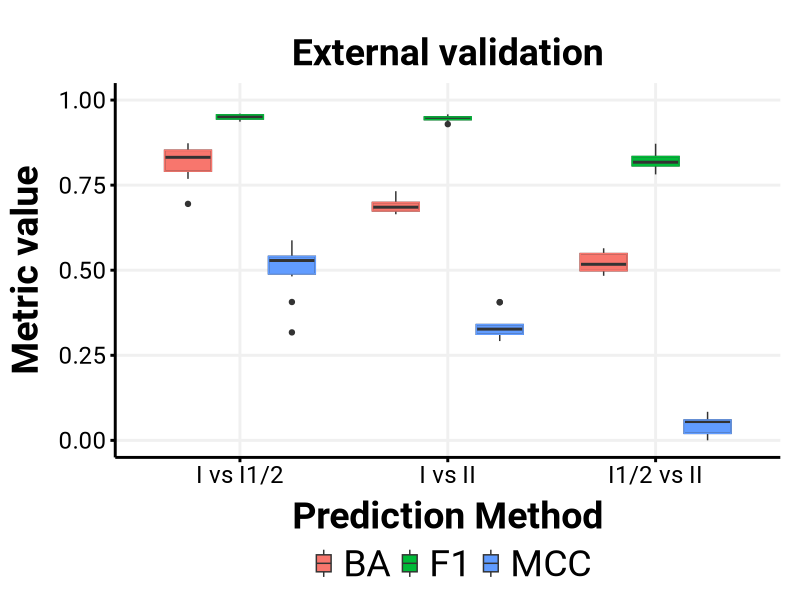

Generate this figure with R:
library(ggplot2)
library(gridExtra)
library(reshape2)

r=read.table("abbvie_stats_I_II_50.csv",header=TRUE,sep="\t")
r2=read.table("abbvie_stats_I_1_2_II_50.csv",h=T,sep="\t")
r3=read.table("abbvie_stats_I_I_1_2_50.csv",h=T,sep="\t")
data=rbind(r,r2)
data=rbind(data,r3)
#meandata=apply(r,2,mean)
#sddata=apply(r,2,sd)
#data=melt(meandata, id.vars='name')

theme_Publication <- function(base_size=14, base_family="Roboto") {
      library(grid)
      library(ggthemes)
      (theme_foundation(base_size=base_size, base_family=base_family)
       + theme(plot.title = element_text(face = "bold",
                                         size = rel(5.2), hjust = 0.5),
              line= element_line(size=rel(1)),
               text = element_text(size = rel(5.2)),
               panel.background = element_rect(colour = NA),
               plot.background = element_rect(colour = NA),
               panel.border = element_rect(colour = NA),
               axis.title = element_text(face = "bold",size = rel(1.0)),
               axis.title.y = element_text(angle=90,vjust =2),
               axis.title.x = element_text(vjust = -0.2),
               axis.text = element_text(), 
               axis.line = element_line(colour="black"),
               axis.ticks = element_line(),
               panel.grid.major = element_line(colour="#f0f0f0"),
               panel.grid.minor = element_blank(),
               legend.key = element_rect(colour = NA),
               legend.position = "bottom",
               legend.direction = "horizontal",
               legend.key.size= unit(0.5, "cm"),
               legend.margin = unit(0, "cm"),
               legend.title = element_text(face="italic"),
               legend.text = element_text(size = rel(5.2)),
               plot.margin=unit(c(10,5,5,5),"mm"),
               strip.background=element_rect(colour="#f0f0f0",fill="#f0f0f0"),
               strip.text = element_text(face="bold")
          ))
      
}


scale_fill_Publication <- function(...){
      library(scales)
      discrete_scale("fill","Publication",manual_pal(values = c("#386cb0","#fdb462","#7fc97f","#ef3b2c","#662506","#a6cee3","#fb9a99","#984ea3","#ffff33")), ...)

}

scale_colour_Publication <- function(...){
      library(scales)
      discrete_scale("colour","Publication",manual_pal(values = c("#386cb0","#fdb462","#7fc97f","#ef3b2c","#662506","#a6cee3","#fb9a99","#984ea3","#ffff33")), ...)

}

#data.m <- melt(data, id.vars='Dataset')
#print(data.m)
# p=ggplot(data.m,aes(Dataset,value,fill = variable)) +
#   geom_boxplot() +
#   labs(y = "Metric value",
#         x = "Prediction Method",colour="",fill="",title="External validation") + 
#         scale_colour_Publication() +
#         theme_Publication() + 
#         ylim(0.0,1.0)



data.m <- melt(data, id.vars='Dataset')
print(data.m)
p=ggplot(data.m,aes(Dataset,value,fill = variable)) +
  geom_boxplot() +
  geom_boxplot(aes(color = variable),
               fatten = NULL, fill = NA, coef = 0, outlier.alpha = 0,
               show.legend = F)+
  labs(y = "Metric value",
        x = "Prediction Method",colour="",fill="",title="External validation") + 
        theme_Publication() + 
        ylim(0.0,1.0)

  #geom_errorbar(aes(ymin=value-sd, ymax=value+sd), width=.2,position=position_dodge(.9)) +
  #geom_segment(aes(x = 0.55, xend = 0.85, y = 0.49599, yend = 0.49599),col="black",linetype = "dashed") +

#print(p)

ggsave(file="50_abbvie.svg", plot=p, width=8, height=4)
